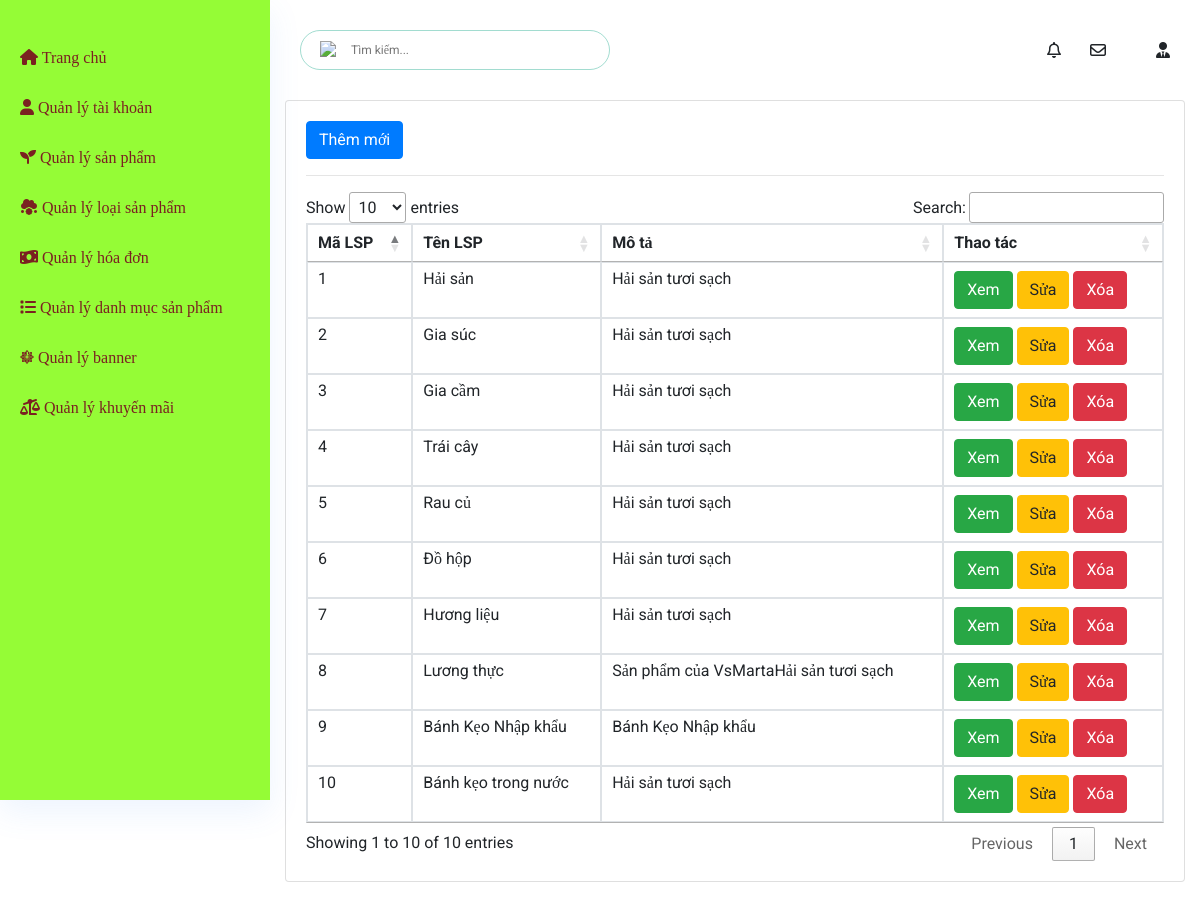
Page /Admin/index.php?mod=loaisanpham (signed in) on the committed database.
### tables this page shows
CREATE TABLE `loaisanpham` (
  `MaLSP` int(11) NOT NULL,
  `TenLSP` varchar(70) NOT NULL,
  `Mota` varchar(200) NOT NULL,
  `MaDM` int(11) NOT NULL
);

### Admin/Controllers/TypeProductController.php (called while the page is built, shortened)
<?php
class LoaisanphamController
{
	var $loaisanpham_model;
	function __construct()
	{
		$this->loaisanpham_model = new loaisanpham();
	}
	public function list()
	{
		$data = $this->loaisanpham_model->all();
		require_once("./Views/indexAD.php");
	}
}
?>

### Admin/Models/connection.php (called while the page is built, shortened)
<?php
    class connection{
        function __construct()
        {
            $severname ="localhost";
            $username ="root";
            $password ="";
            $db_name ="webfood";
            $this->conn = new mysqli($severname,$username,$password,$db_name);
        }
    }
?>

### Admin/Models/model.php (called while the page is built, shortened)
<?php
require_once("connection.php");
class Model
{
    var $table;
    var $contens;
    function __construct()
    {
        $conn_obj = new Connection();
        $this->conn = $conn_obj->conn;
    }
    function all(){
        $query = "select * from $this->table ORDER BY $this->contens ASC";
        require("result.php");
        return $data;
   }
}
?>

### Admin/Models/result.php (called while the page is built)
<?php
$result = $this->conn->query($query);
$data = array();
while ($row = $result->fetch_assoc()) {
    $data[] = $row;
}
?>

### Admin/Views/typeproduct/list.php (the view, shortened to what this page needs)
<?php if (isset($_SESSION['isLogin_Admin']) && $_SESSION['isLogin_Admin'] == true) { ?>
<a href="?mod=loaisanpham&act=add" type="button" class="btn btn-primary">Thêm mới</a>
<?php } ?>
<hr>
<table class="table table-bordered" id="dataTable" width="100%" cellspacing="0">
  <thead>
    <tr>
      <th scope="col">Mã LSP</th>
      <th scope="col">Tên LSP</th>
      <th scope="col">Mô tả</th>
      <th>Thao tác</th>
    </tr>
  </thead>
  <tbody>
    <?php foreach ($data as $row) { ?>
      <tr>
        <td><?= $row['MaLSP'] ?></td>
        <td><?= $row['TenLSP'] ?></td>
        <td><?= $row['Mota'] ?></td>
        <td>
          <a href="?mod=loaisanpham&act=detail&id=<?= $row['MaLSP'] ?>" class="btn btn-success">Xem</a>
          <?php if (isset($_SESSION['isLogin_Admin']) && $_SESSION['isLogin_Admin'] == true) { ?>
          <a href="?mod=loaisanpham&act=edit&id=<?= $row['MaLSP'] ?>" class="btn btn-warning">Sửa</a>
          <a href="?mod=loaisanpham&act=delete&id=<?= $row['MaLSP'] ?>" onclick="return confirm('Bạn có thật sự muốn xóa ?');" type="button" class="btn btn-danger">Xóa</a>
          <?php }?>
        </td>
      </tr>
    <?php } ?>
</table>

### Admin/Public/css/style.css (style rules this page uses)
:root { --cl-green: #4eb92d; --cl-red: #ed1b36; --cl-orange: #f1975f; --cl-text: #686868; --cl-title: #1e1e1e; }
body { width: 100%; height: 100%; box-sizing: border-box; overflow-x: hidden; font-family: 'Roboto', 'sans-serif'; }
html { font-size: 62.5%; line-height: 1.6; }
a { color: #1e1e1e; }

### public/css/product.css (style rules this page uses)
.product-table th,td { border: #e3e6f0 solid 1px; padding: 20px; }

### rows in the picture
loaisanpham: MaLSP "1", TenLSP "Hải sản", Mota "Hải sản tươi sạch"
loaisanpham: MaLSP "2", TenLSP "Gia súc", Mota "Hải sản tươi sạch"
loaisanpham: MaLSP "3", TenLSP "Gia cầm", Mota "Hải sản tươi sạch"
loaisanpham: MaLSP "4", TenLSP "Trái cây", Mota "Hải sản tươi sạch"
loaisanpham: MaLSP "5", TenLSP "Rau củ", Mota "Hải sản tươi sạch"
loaisanpham: MaLSP "6", TenLSP "Đồ hộp", Mota "Hải sản tươi sạch"
loaisanpham: MaLSP "7", TenLSP "Hương liệu", Mota "Hải sản tươi sạch"
loaisanpham: MaLSP "8", TenLSP "Lương thực", Mota "Sản phẩm của VsMartaHải sản tươi sạch"
loaisanpham: MaLSP "9", TenLSP "Bánh Kẹo Nhập khẩu", Mota "Bánh Kẹo Nhập khẩu"
loaisanpham: MaLSP "10", TenLSP "Bánh kẹo trong nước", Mota "Hải sản tươi sạch"
